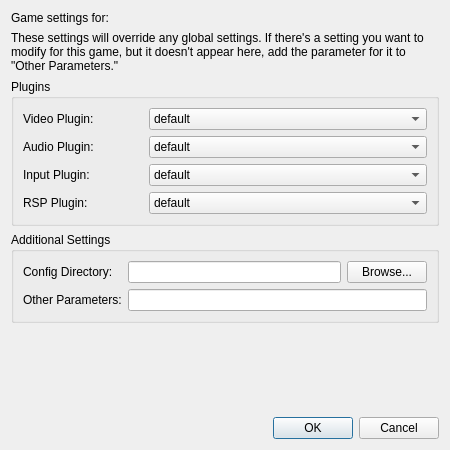
<?xml version="1.0" encoding="UTF-8"?>
<ui version="4.0">
 <class>GameSettingsDialog</class>
 <widget class="QDialog" name="GameSettingsDialog">
  <property name="geometry">
   <rect>
    <x>0</x>
    <y>0</y>
    <width>450</width>
    <height>450</height>
   </rect>
  </property>
  <property name="minimumSize">
   <size>
    <width>450</width>
    <height>450</height>
   </size>
  </property>
  <property name="windowTitle">
   <string>Game Settings</string>
  </property>
  <layout class="QVBoxLayout" name="verticalLayout">
   <item>
    <widget class="QLabel" name="gameLabel">
     <property name="text">
      <string>Game settings for:</string>
     </property>
    </widget>
   </item>
   <item>
    <widget class="QLabel" name="helpLabel">
     <property name="text">
      <string>These settings will override any global settings. If there's a setting you want to modify for this game, but it doesn't appear here, add the parameter for it to &quot;Other Parameters.&quot;</string>
     </property>
     <property name="wordWrap">
      <bool>true</bool>
     </property>
    </widget>
   </item>
   <item>
    <widget class="QGroupBox" name="plugins">
     <property name="title">
      <string>Plugins</string>
     </property>
     <property name="flat">
      <bool>false</bool>
     </property>
     <property name="checkable">
      <bool>false</bool>
     </property>
     <layout class="QGridLayout" name="gridLayout_2">
      <item row="0" column="0">
       <layout class="QGridLayout" name="pluginsLayout" columnstretch="0,1" columnminimumwidth="120,0">
        <item row="1" column="0">
         <widget class="QLabel" name="audioLabel">
          <property name="text">
           <string>Audio Plugin:</string>
          </property>
         </widget>
        </item>
        <item row="2" column="0">
         <widget class="QLabel" name="inputLabel">
          <property name="text">
           <string>Input Plugin:</string>
          </property>
         </widget>
        </item>
        <item row="3" column="0">
         <widget class="QLabel" name="rspLabel">
          <property name="text">
           <string>RSP Plugin:</string>
          </property>
         </widget>
        </item>
        <item row="0" column="0">
         <widget class="QLabel" name="videoLabel">
          <property name="text">
           <string>Video Plugin:</string>
          </property>
         </widget>
        </item>
        <item row="0" column="1">
         <widget class="QComboBox" name="videoBox">
          <item>
           <property name="text">
            <string>default</string>
           </property>
          </item>
         </widget>
        </item>
        <item row="1" column="1">
         <widget class="QComboBox" name="audioBox">
          <item>
           <property name="text">
            <string>default</string>
           </property>
          </item>
         </widget>
        </item>
        <item row="2" column="1">
         <widget class="QComboBox" name="inputBox">
          <item>
           <property name="text">
            <string>default</string>
           </property>
          </item>
         </widget>
        </item>
        <item row="3" column="1">
         <widget class="QComboBox" name="rspBox">
          <item>
           <property name="text">
            <string>default</string>
           </property>
          </item>
         </widget>
        </item>
       </layout>
      </item>
     </layout>
    </widget>
   </item>
   <item>
    <widget class="QGroupBox" name="other">
     <property name="title">
      <string>Additional Settings</string>
     </property>
     <layout class="QGridLayout" name="gridLayout_4">
      <item row="1" column="0">
       <layout class="QGridLayout" name="otherLayout">
        <item row="0" column="2">
         <widget class="QPushButton" name="configButton">
          <property name="text">
           <string>Browse...</string>
          </property>
         </widget>
        </item>
        <item row="0" column="1">
         <widget class="QLineEdit" name="configPath"/>
        </item>
        <item row="3" column="1" colspan="2">
         <widget class="QLineEdit" name="parameters"/>
        </item>
        <item row="0" column="0">
         <widget class="QLabel" name="configLabel">
          <property name="text">
           <string>Config Directory:</string>
          </property>
         </widget>
        </item>
        <item row="3" column="0">
         <widget class="QLabel" name="parametersLabel">
          <property name="text">
           <string>Other Parameters:</string>
          </property>
         </widget>
        </item>
       </layout>
      </item>
     </layout>
    </widget>
   </item>
   <item>
    <spacer name="verticalSpacer">
     <property name="orientation">
      <enum>Qt::Vertical</enum>
     </property>
     <property name="sizeHint" stdset="0">
      <size>
       <width>20</width>
       <height>40</height>
      </size>
     </property>
    </spacer>
   </item>
   <item>
    <widget class="QDialogButtonBox" name="buttonBox">
     <property name="orientation">
      <enum>Qt::Horizontal</enum>
     </property>
     <property name="standardButtons">
      <set>QDialogButtonBox::Cancel|QDialogButtonBox::Ok</set>
     </property>
    </widget>
   </item>
  </layout>
 </widget>
 <resources/>
 <connections>
  <connection>
   <sender>buttonBox</sender>
   <signal>accepted()</signal>
   <receiver>GameSettingsDialog</receiver>
   <slot>accept()</slot>
   <hints>
    <hint type="sourcelabel">
     <x>248</x>
     <y>254</y>
    </hint>
    <hint type="destinationlabel">
     <x>157</x>
     <y>274</y>
    </hint>
   </hints>
  </connection>
  <connection>
   <sender>buttonBox</sender>
   <signal>rejected()</signal>
   <receiver>GameSettingsDialog</receiver>
   <slot>reject()</slot>
   <hints>
    <hint type="sourcelabel">
     <x>316</x>
     <y>260</y>
    </hint>
    <hint type="destinationlabel">
     <x>286</x>
     <y>274</y>
    </hint>
   </hints>
  </connection>
 </connections>
</ui>
